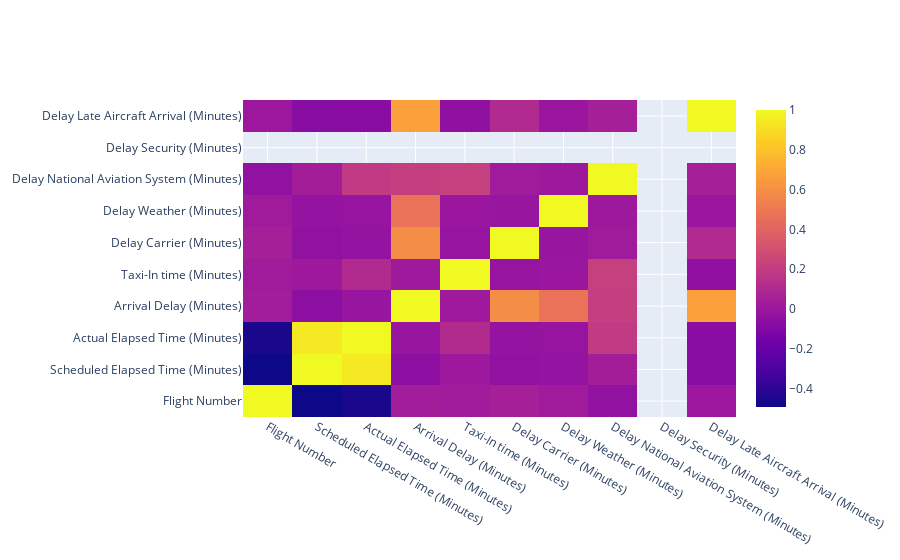

Here is the notebook cell this chart was saved with:
### Code cell
correl = airline_data.corr()

trace = go.Heatmap(z=correl.values,
                  x=correl.index.values,
                  y=correl.columns.values)
data=[trace]
plotly.offline.iplot(data, filename='Airline data heatmap')

### Figure 1 — Plotly figure (JSON) as saved in the notebook; plotly's stock layout.template omitted (floating-point values rounded to 4 significant figures)
{"data": [{"type": "heatmap", "x": ["Flight Number", "Scheduled Elapsed Time (Minutes)", "Actual Elapsed Time (Minutes)", "Arrival Delay (Minutes)", "Taxi-In time (Minutes)", "Delay Carrier (Minutes)", "Delay Weather (Minutes)", "Delay National Aviation System (Minutes)", "Delay Security (Minutes)", "Delay Late Aircraft Arrival (Minutes)"], "y": ["Flight Number", "Scheduled Elapsed Time (Minutes)", "Actual Elapsed Time (Minutes)", "Arrival Delay (Minutes)", "Taxi-In time (Minutes)", "Delay Carrier (Minutes)", "Delay Weather (Minutes)", "Delay National Aviation System (Minutes)", "Delay Security (Minutes)", "Delay Late Aircraft Arrival (Minutes)"], "z": [[1, -0.4932, -0.4588, 0.03366, 0.02596, 0.04515, 0.02553, -0.04018, null, 0.003162], [-0.4932, 1, 0.9443, -0.0584, 0.01079, -0.03441, -0.02667, 0.03745, null, -0.07343], [-0.4588, 0.9443, 1, -0.00934, 0.1094, -0.02663, -0.01742, 0.1905, null, -0.07191], [0.03366, -0.0584, -0.00934, 1, 0.01728, 0.5907, 0.468, 0.2122, null, 0.6722], [0.02596, 0.01079, 0.1094, 0.01728, 1, -0.02094, -0.0004377, 0.2146, null, -0.04165], [0.04515, -0.03441, -0.02663, 0.5907, -0.02094, 1, -0.00967, 0.02635, null, 0.1045], [0.02553, -0.02667, -0.01742, 0.468, -0.0004377, -0.00967, 1, 0.01138, null, 0.0004482], [-0.04018, 0.03745, 0.1905, 0.2122, 0.2146, 0.02635, 0.01138, 1, null, 0.04927], [null, null, null, null, null, null, null, null, null, null], [0.003162, -0.07343, -0.07191, 0.6722, -0.04165, 0.1045, 0.0004482, 0.04927, null, 1]]}], "layout": {"autosize": true, "xaxis": {"autorange": true, "range": [-0.5, 9.5], "type": "category"}, "yaxis": {"autorange": true, "range": [-0.5, 9.5], "type": "category"}}}
